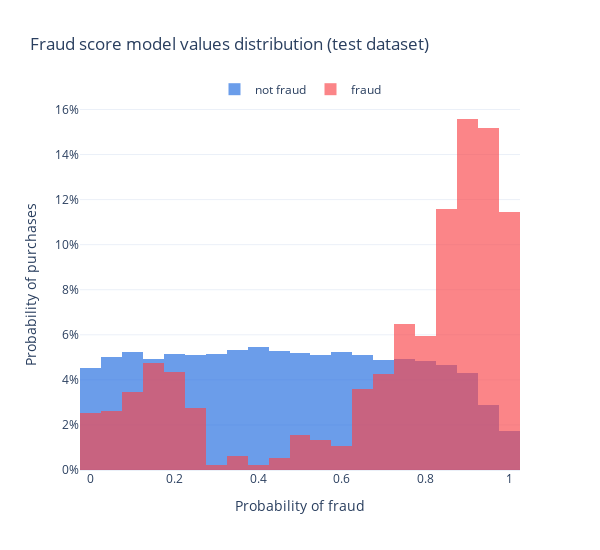

Write notebook code for a chart like this one.
### Markdown cell above
### Score distribution

### Code cell
# Fraud score model values distribution
plot.overlaid_histograms(
    df=current_model_test_scores,
    numeric_feature='fraud_score_model',
    binary_feature='fraud',
    positive_label='fraud',
    negative_label='not fraud',
    title='Fraud score model values distribution (test dataset)',
    xaxis_title='Probability of fraud',
    yaxis_title='Probability of purchases',
)

### Figure 1 — Plotly figure (JSON) as saved in the notebook; plotly's stock layout.template omitted (floating-point values rounded to 4 significant figures; data arrays with more than 128 entries replaced by an {"elided": "..."} marker saying what was removed)
{"data": [{"histnorm": "probability", "marker": {"color": "#1D69E0"}, "name": "not fraud", "nbinsx": 30, "opacity": 0.65, "type": "histogram", "x": {"elided": "28500 float values"}}, {"histnorm": "probability", "marker": {"color": "#FA4549"}, "name": "fraud", "nbinsx": 30, "opacity": 0.65, "type": "histogram", "x": {"elided": "1500 float values"}}], "layout": {"barmode": "overlay", "height": 550, "legend": {"orientation": "h", "x": 0.5, "xanchor": "center", "y": 0.99, "yanchor": "bottom"}, "showlegend": true, "title": {"text": "Fraud score model values distribution (test dataset)"}, "width": 600, "xaxis": {"showgrid": false, "tickformat": ",", "title": {"text": "Probability of fraud"}}, "yaxis": {"tickformat": ",.0%", "title": {"text": "Probability of purchases"}}}}
